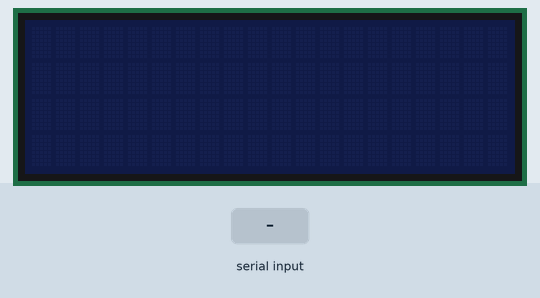
Bench run of a sketch on a simulated Arduino Uno, built with avr-gcc and run on an emulated ATmega328P. On the bench: 20×4 character LCD. The inputs (shaded band) are chosen by the test bench.

Above: at 1.2 s.
1.3 s: "1" received over Serial
At 2.7 s:
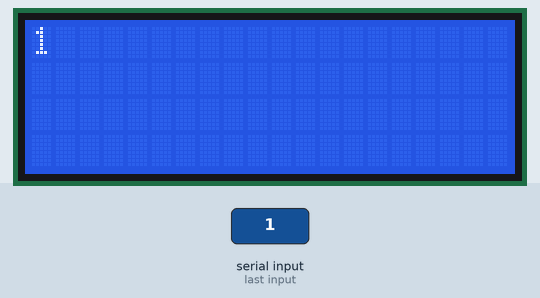
3.8 s: "0" received over Serial
At 5.8 s:
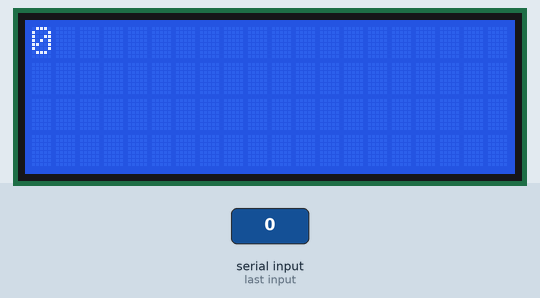
6.3 s: "2" received over Serial
Timing chart, 0 to 9.3 s (numbered marks = the images above; inputs shaded):
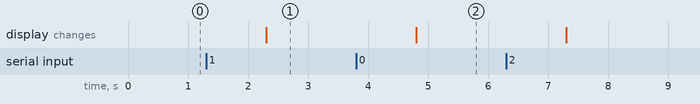

Measured:
- after the input at 1.3 s, the display: changes after 1.0 s (image 1)
- after the input at 3.8 s, the display: changes after 1.0 s (image 2)

The sketch:

Afficheur.ino
```cpp
#include <Wire.h>
#include <LiquidCrystal_I2C.h>

int k=0;
//----- Adressage matériel -----
// En cas de non fonctionnement, mettez la ligne 8 en
// commentaire et retirez le commentaire à la ligne 9.
LiquidCrystal_I2C lcd(0x27, 20, 4);
//LiquidCrystal_I2C lcd(0x3F,20,4);
void setup()
{
 Serial.begin(9600);
 lcd.init(); // initialisation de l'afficheur
}
void loop()
{
 if(Serial.available()){

  String a=Serial.readString();
  lcd.backlight();
 // Envoi du message
    lcd.clear();
    lcd.setCursor(0, 0);
    lcd.print(a);
    k=1;


 }

}
```
